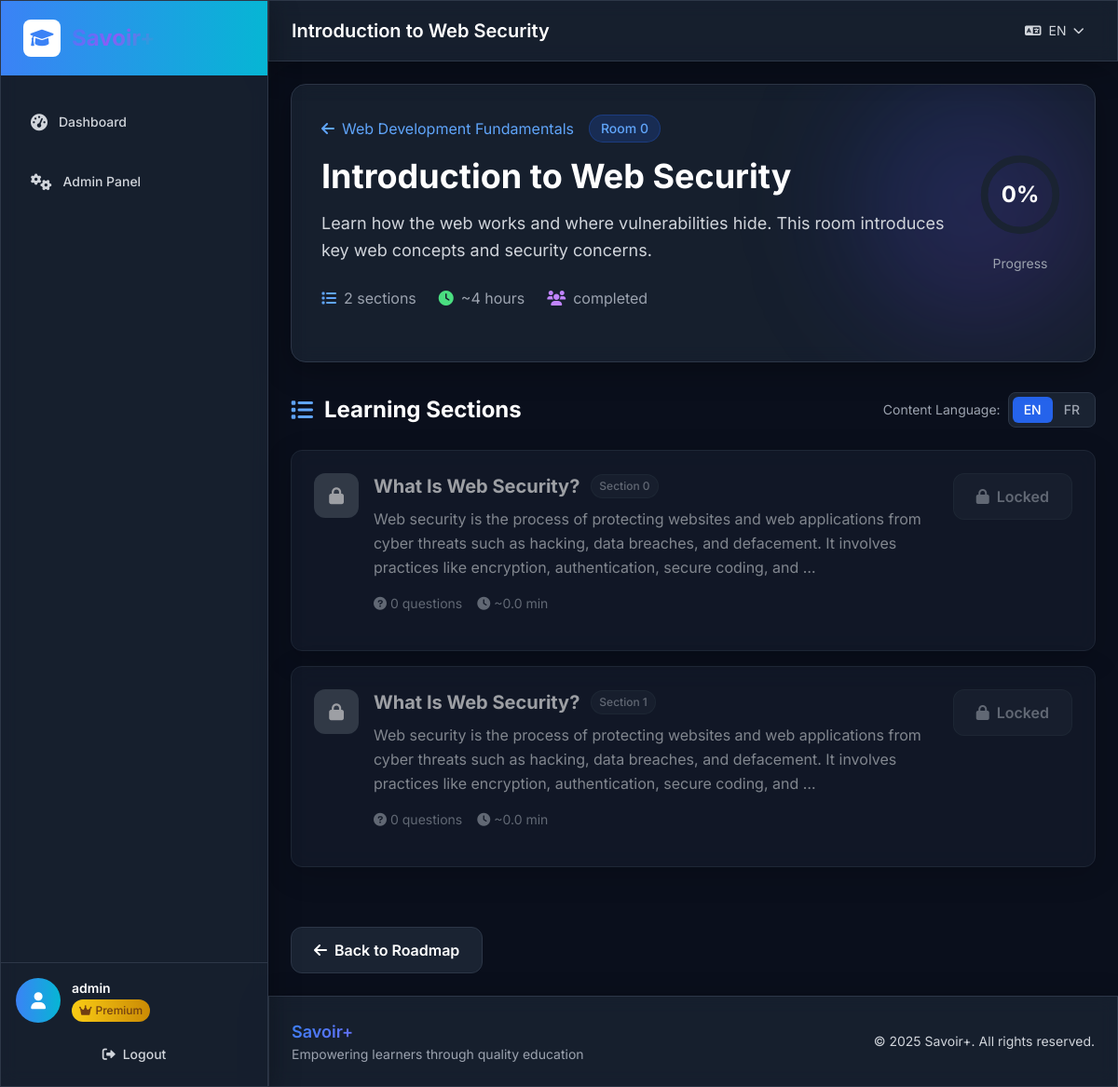
The page /room/4/ (signed in) on the database as committed earlier.
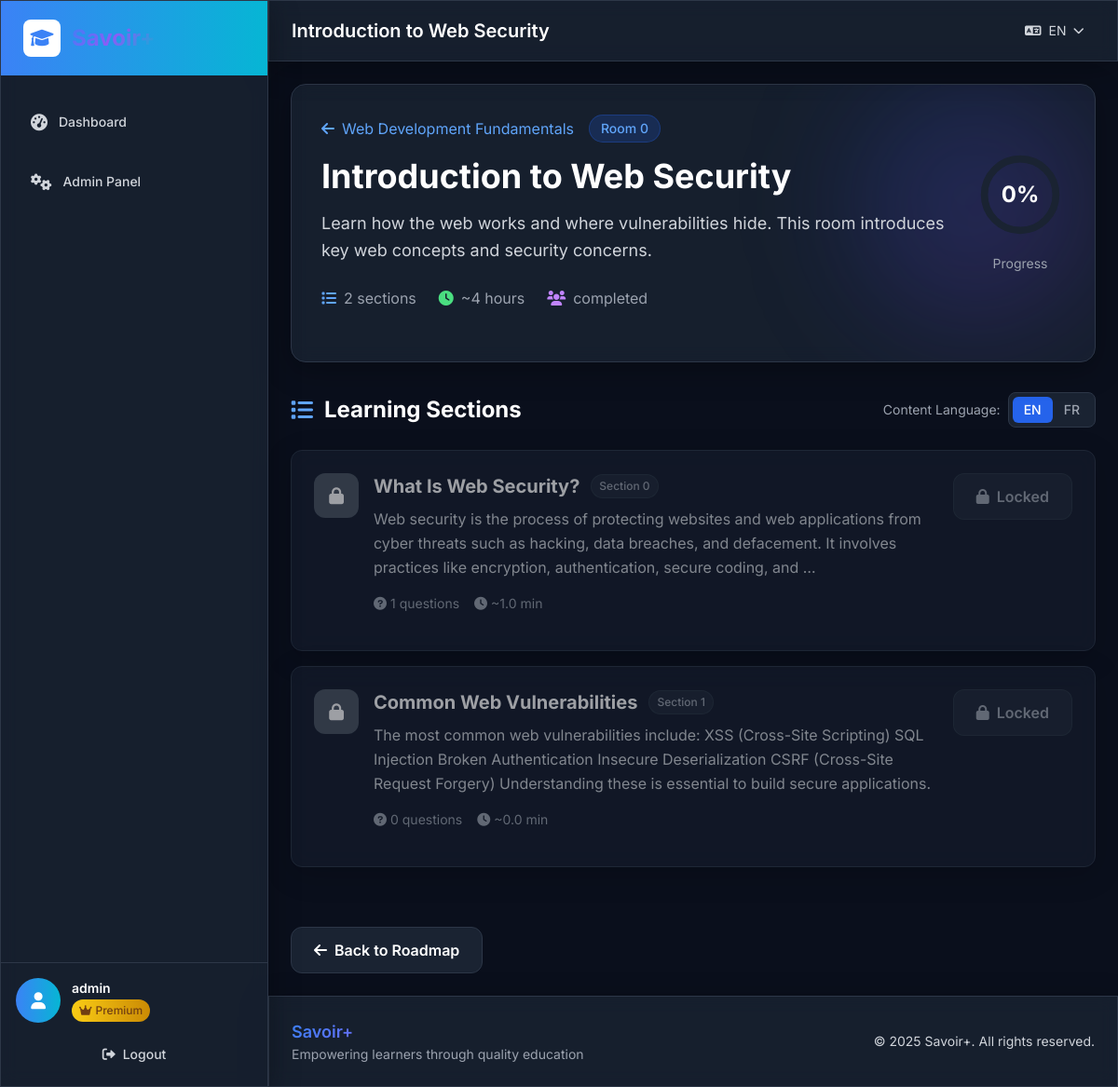
The same page on the database as committed later.
### lms/models.py (models this page shows, shortened)
class Section(models.Model):
    room = models.ForeignKey(Room, on_delete=models.CASCADE, related_name='sections', verbose_name=_('Room'))
    title = models.CharField(max_length=200, verbose_name=_('Title'))
    title_fr = models.CharField(max_length=200, blank=True, verbose_name=_('Title (French)'))
    content = models.TextField(verbose_name=_('Content'))
    content_fr = models.TextField(blank=True, verbose_name=_('Content (French)'))
    video_url = models.URLField(blank=True, verbose_name=_('Video URL'))
    order = models.PositiveIntegerField(default=0, verbose_name=_('Order'))
    is_active = models.BooleanField(default=True, verbose_name=_('Is Active'))
    created_at = models.DateTimeField(auto_now_add=True)
    class Meta:
        verbose_name = _('Section')
        verbose_name_plural = _('Sections')
        ordering = ['room', 'order']
    def is_accessible_by_user(self, user):
        if not self.room.is_accessible_by_user(user):
            return False
        if self.order == 0:
            return True
        previous_sections = Section.objects.filter(
            room=self.room,
            is_active=True,
            order__lt=self.order
        )
        completed_previous = SectionCompletion.objects.filter(
            user=user,
            section__in=previous_sections,
            is_completed=True
        ).count()
        return completed_previous == previous_sections.count()

### lms/views.py (the view)
# urls.py: path('room/<int:room_id>/', views.room_detail, name='room_detail'),
@login_required
def room_detail(request, room_id):
    room = get_object_or_404(Room, id=room_id, is_active=True)
    if not room.is_accessible_by_user(request.user):
        messages.error(request, _('You need to complete the prerequisite room first.'))
        return redirect('dashboard')
    sections = room.sections.filter(is_active=True).order_by('order')
    section_completions = SectionCompletion.objects.filter(
        user=request.user, section__in=sections
    )
    completed_section_ids = {sc.section_id for sc in section_completions if sc.is_completed}
    sections_data = []
    for section in sections:
        is_accessible = section.is_accessible_by_user(request.user)
        is_completed = section.id in completed_section_ids
        sections_data.append({
            'section': section,
            'is_accessible': is_accessible,
            'is_completed': is_completed,
        })
    all_sections_completed = len(completed_section_ids) == sections.count()
    final_questions = room.final_questions.filter(is_active=True).order_by('order')
    room_completion = RoomCompletion.objects.filter(user=request.user, room=room).first()
    context = {
        'room': room,
        'sections': sections,
        'sections_data': sections_data,
        'completed_section_ids': completed_section_ids,
        'all_sections_completed': all_sections_completed,
        'final_questions': final_questions,
        'room_completion': room_completion,
        'user': request.user,
    }
    return render(request, 'lms/room_detail.html', context)

### lms/models.py (called while the page is built)
    def save(self, *args, **kwargs):
        if not self.trial_start_date:
            from django.utils import timezone
            self.trial_start_date = timezone.now()
        if not self.trial_end_date and self.trial_start_date:
            self.trial_end_date = self.trial_start_date + timedelta(days=15)
        super().save(*args, **kwargs)

    def is_accessible_by_user(self, user):
        if not self.prerequisite_room:
            return True
        return RoomCompletion.objects.filter(
            user=user,
            room=self.prerequisite_room,
            is_completed=True
        ).exists()

### lms/templatetags/lms_tags.py (called while the page is built)
@register.filter
def mul(value, arg):
    try:
        return float(value) * float(arg)
    except (ValueError, TypeError):
        return 0

@register.filter
def div(value, arg):
    try:
        return float(value) / float(arg)
    except (ValueError, TypeError, ZeroDivisionError):
        return 0

@register.filter
def sub(value, arg):
    try:
        return float(value) - float(arg)
    except (ValueError, TypeError):
        return 0

@register.filter
def abs_filter(value):
    try:
        return abs(float(value))
    except (ValueError, TypeError):
        return 0

### templates/lms/room_detail.html (shortened to what the changed rows need)
{% extends 'base.html' %}
{% load i18n %}
{% load lms_tags %}
{% block page_title %}{{ room.title }}{% endblock %}
{% block content %}
<div class="max-w-6xl mx-auto space-y-8">
    <div class="glass rounded-2xl p-8 border border-dark-border relative overflow-hidden">
        <div class="relative z-10">
            <div class="flex flex-col lg:flex-row items-start lg:items-center justify-between mb-6">
                <div class="flex-1 mb-6 lg:mb-0">
                    <h1 class="text-3xl md:text-4xl font-bold text-white mb-4">{{ room.title }}</h1>
                </div>
                    {% get_room_progress user room as room_progress %}
            </div>
        </div>
    </div>
    <div class="space-y-6">
        <div class="flex items-center justify-between">
            <h2 class="text-2xl font-bold text-white flex items-center">
                <i class="fas fa-list mr-3 text-blue-400"></i>{% trans "Learning Sections" %}
            </h2>
        </div>
        <div class="space-y-4">
            {% for section in room.sections.all %}
            <div class="group">
                {% is_section_completed user section as section_completed %}
                {% user_section_status user section as section_status %}
                <div class="glass rounded-xl border border-dark-border transition-all duration-300
                    {% if section_completed %}
                        hover:border-green-500/50 bg-green-600/5
                    {% elif section_status == 'available' %}
                        hover:border-blue-500/50 cursor-pointer
                    {% else %}
                        opacity-60
                    {% endif %}">
                    <div class="p-6">
                        <div class="flex items-start justify-between">
                            <div class="flex items-start flex-1">
                                <div class="w-12 h-12 rounded-xl flex items-center justify-center mr-4 flex-shrink-0
                                    {% if section_completed %}
                                        bg-gradient-to-r from-green-600 to-teal-600
                                    {% elif section_status == 'available' %}
                                        bg-gradient-to-r from-blue-600 to-cyan-600
                                    {% else %}
                                        bg-gray-600
                                    {% endif %}">
                                    {% if section_completed %}
                                        <i class="fas fa-check text-white text-lg"></i>
                                    {% elif section_status == 'available' %}
                                        <i class="fas fa-play text-white text-lg"></i>
                                    {% else %}
                                        <i class="fas fa-lock text-white text-lg"></i>
                                    {% endif %}
                                </div>
                                <div class="flex-1">
                                    <div class="flex items-center gap-3 mb-2">
                                        <h3 class="text-xl font-bold text-white group-hover:text-blue-400 transition-colors"
                                            id="section-title-{{ section.id }}">
                                            {{ section.title }}
                                        </h3>
                                        <span class="px-2 py-1 text-xs font-medium rounded-full border
                                            {% if section_completed %}
                                                bg-green-600/20 text-green-400 border-green-600/30
                                            {% elif section_status == 'available' %}
                                                bg-blue-600/20 text-blue-400 border-blue-600/30
                                            {% else %}
                                                bg-gray-600/20 text-gray-400 border-gray-600/30
                                            {% endif %}">
                                            Section {{ section.order }}
                                        </span>
                                    </div>
                                    <div class="content-preview mb-4">
                                        <div class="lang-content lang-en">
                                            <p class="text-gray-300 leading-relaxed">
                                                {{ section.content|truncatewords:30|safe }}
                                            </p>
                                        </div>
                                    </div>
                                    <div class="flex items-center gap-4 text-sm text-gray-400 mb-4">
                                        <span><i class="fas fa-question-circle mr-1"></i>{{ section.questions.count }} {% trans "questions" %}</span>
                                        <span><i class="fas fa-clock mr-1"></i>~{{ section.questions.count|add:section.questions.count|div:2 }} {% trans "min" %}</span>
                                    </div>
                                </div>
                            </div>
                            <div class="ml-4">
                                {% if section_status == 'available' %}
                                <a href="{% url 'section_detail' section.id %}" class="btn-enhanced inline-flex items-center px-6 py-3 bg-gradient-to-r from-blue-600 to-cyan-600 hover:from-blue-700 hover:to-cyan-700 text-white font-semibold rounded-xl transition-all duration-300 transform hover:scale-105">
                                    {% if section_completed %}
                                        <i class="fas fa-eye mr-2"></i>{% trans "Review" %}
                                    {% else %}
                                        <i class="fas fa-play mr-2"></i>{% trans "Start" %}
                                    {% endif %}
                                </a>
                                {% else %}
                                <div class="inline-flex items-center px-6 py-3 bg-gray-600/20 border border-gray-600/30 text-gray-400 font-semibold rounded-xl cursor-not-allowed">
                                    <i class="fas fa-lock mr-2"></i>{% trans "Locked" %}
                                </div>
                                {% endif %}
                            </div>
                        </div>
                    </div>
                </div>
            </div>
            {% endfor %}
        </div>
    </div>
    {% get_room_completion user room as room_completion %}
</div>
{% endblock %}

Rows that differ between the two databases and show on the page:
removed Section: title "What Is Web Security?", order "1", content "Web security is the process of protecting websites and web applications from cyber threats such as hacking, data breaches, and defacement. It involves practices like encryption, authentication, secure coding, and …", questions.count "0", questions.count|add "0.0"
computed for Section "What Is Web Security?": questions.count "0" → "1"; questions.count|add "0.0" → "1.0"
added Section: title "Common Web Vulnerabilities", order "1", content "The most common web vulnerabilities include: XSS (Cross-Site Scripting) SQL Injection Broken Authentication Insecure Deserialization CSRF (Cross-Site Request Forgery) Understanding these is essential to build secure applications.", questions.count "0", questions.count|add "0.0"
